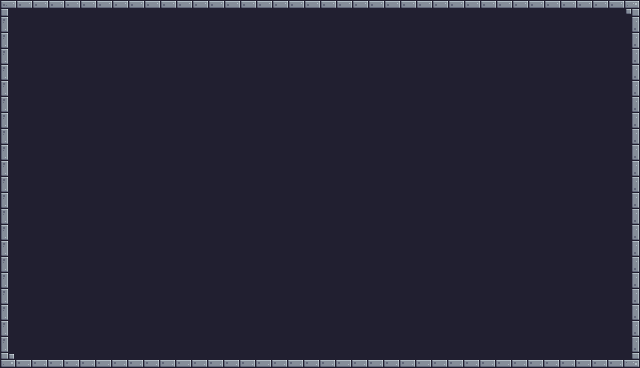

Tiled map render using the project's own tile images. Description and the whole map definition, tile-layer contents included, below:
An orthogonal 40x23 tile map with 16x16 px tiles, 1 tile layer (Camada de Blocos 1).

<map version="1.10" tiledversion="1.10.2" orientation="orthogonal" renderorder="right-down" width="40" height="23" tilewidth="16" tileheight="16" infinite="0" nextlayerid="2" nextobjectid="1">
 <tileset firstgid="1" source="pixel.tsx" />
 <layer id="1" name="Camada de Blocos 1" width="40" height="23">
  <data encoding="csv">
1,2,2,2,2,2,2,2,2,2,2,2,2,2,2,2,2,2,2,2,2,2,2,2,2,2,2,2,2,2,2,2,2,2,2,2,2,2,2,3,
23,24,24,24,24,24,24,24,24,24,24,24,24,24,24,24,24,24,24,24,24,24,24,24,24,24,24,24,24,24,24,24,24,24,24,24,24,24,24,25,
23,24,24,24,24,24,24,24,24,24,24,24,24,24,24,24,24,24,24,24,24,24,24,24,24,24,24,24,24,24,24,24,24,24,24,24,24,24,24,25,
23,24,24,24,24,24,24,24,24,24,24,24,24,24,24,24,24,24,24,24,24,24,24,24,24,24,24,24,24,24,24,24,24,24,24,24,24,24,24,25,
23,24,24,24,24,24,24,24,24,24,24,24,24,24,24,24,24,24,24,24,24,24,24,24,24,24,24,24,24,24,24,24,24,24,24,24,24,24,24,25,
23,24,24,24,24,24,24,24,24,24,24,24,24,24,24,24,24,24,24,24,24,24,24,24,24,24,24,24,24,24,24,24,24,24,24,24,24,24,24,25,
23,24,24,24,24,24,24,24,24,24,24,24,24,24,24,24,24,24,24,24,24,24,24,24,24,24,24,24,24,24,24,24,24,24,24,24,24,24,24,25,
23,24,24,24,24,24,24,24,24,24,24,24,24,24,24,24,24,24,24,24,24,24,24,24,24,24,24,24,24,24,24,24,24,24,24,24,24,24,24,25,
23,24,24,24,24,24,24,24,24,24,24,24,24,24,24,24,24,24,24,24,24,24,24,24,24,24,24,24,24,24,24,24,24,24,24,24,24,24,24,25,
23,24,24,24,24,24,24,24,24,24,24,24,24,24,24,24,24,24,24,24,24,24,24,24,24,24,24,24,24,24,24,24,24,24,24,24,24,24,24,25,
23,24,24,24,24,24,24,24,24,24,24,24,24,24,24,24,24,24,24,24,24,24,24,24,24,24,24,24,24,24,24,24,24,24,24,24,24,24,24,25,
23,24,24,24,24,24,24,24,24,24,24,24,24,24,24,24,24,24,24,24,24,24,24,24,24,24,24,24,24,24,24,24,24,24,24,24,24,24,24,25,
23,24,24,24,24,24,24,24,24,24,24,24,24,24,24,24,24,24,24,24,24,24,24,24,24,24,24,24,24,24,24,24,24,24,24,24,24,24,24,25,
23,24,24,24,24,24,24,24,24,24,24,24,24,24,24,24,24,24,24,24,24,24,24,24,24,24,24,24,24,24,24,24,24,24,24,24,24,24,24,25,
23,24,24,24,24,24,24,24,24,24,24,24,24,24,24,24,24,24,24,24,24,24,24,24,24,24,24,24,24,24,24,24,24,24,24,24,24,24,24,25,
23,24,24,24,24,24,24,24,24,24,24,24,24,24,24,24,24,24,24,24,24,24,24,24,24,24,24,24,24,24,24,24,24,24,24,24,24,24,24,25,
23,24,24,24,24,24,24,24,24,24,24,24,24,24,24,24,24,24,24,24,24,24,24,24,24,24,24,24,24,24,24,24,24,24,24,24,24,24,24,25,
23,24,24,24,24,24,24,24,24,24,24,24,24,24,24,24,24,24,24,24,24,24,24,24,24,24,24,24,24,24,24,24,24,24,24,24,24,24,24,25,
23,24,24,24,24,24,24,24,24,24,24,24,24,24,24,24,24,24,24,24,24,24,24,24,24,24,24,24,24,24,24,24,24,24,24,24,24,24,24,25,
23,24,24,24,24,24,24,24,24,24,24,24,24,24,24,24,24,24,24,24,24,24,24,24,24,24,24,24,24,24,24,24,24,24,24,24,24,24,24,25,
23,24,24,24,24,24,24,24,24,24,24,24,24,24,24,24,24,24,24,24,24,24,24,24,24,24,24,24,24,24,24,24,24,24,24,24,24,24,24,25,
23,24,24,24,24,24,24,24,24,24,24,24,24,24,24,24,24,24,24,24,24,24,24,24,24,24,24,24,24,24,24,24,24,24,24,24,24,24,24,25,
45,46,46,46,46,46,46,46,46,46,46,46,46,46,46,46,46,46,46,46,46,46,46,46,46,46,46,46,46,46,46,46,46,46,46,46,46,46,46,47
</data>
 </layer>
</map>
